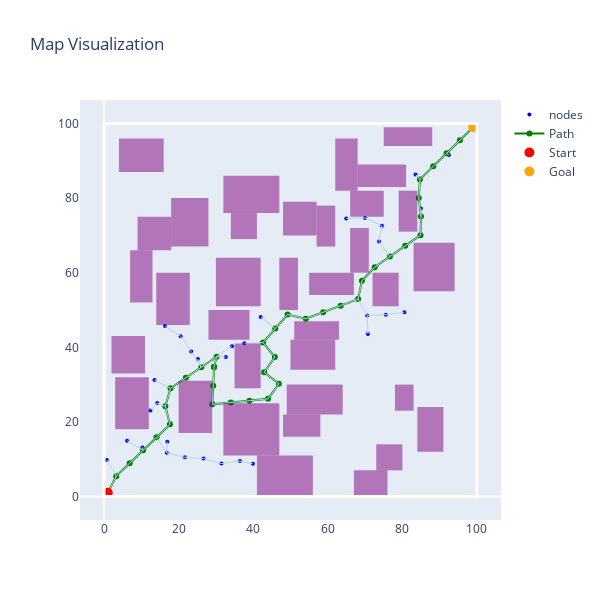
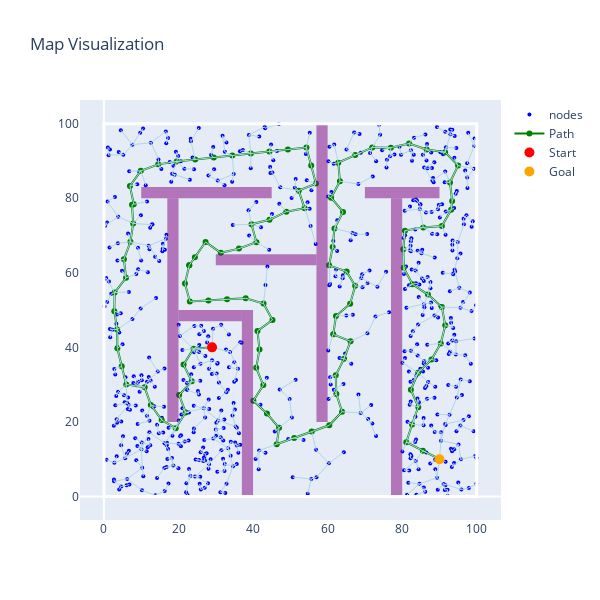
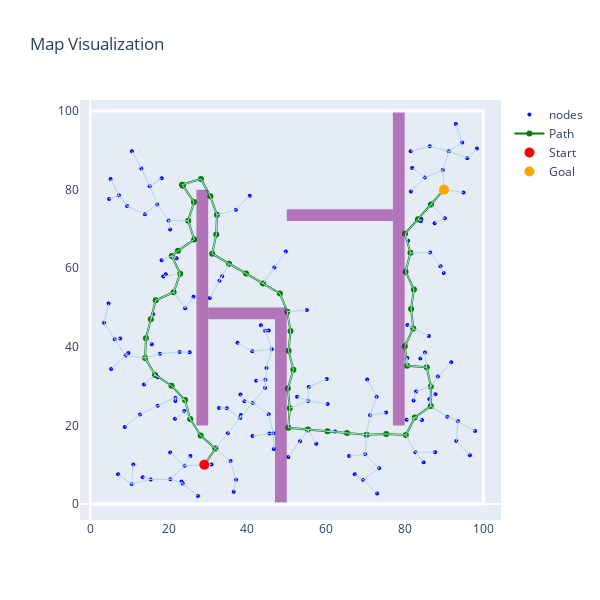
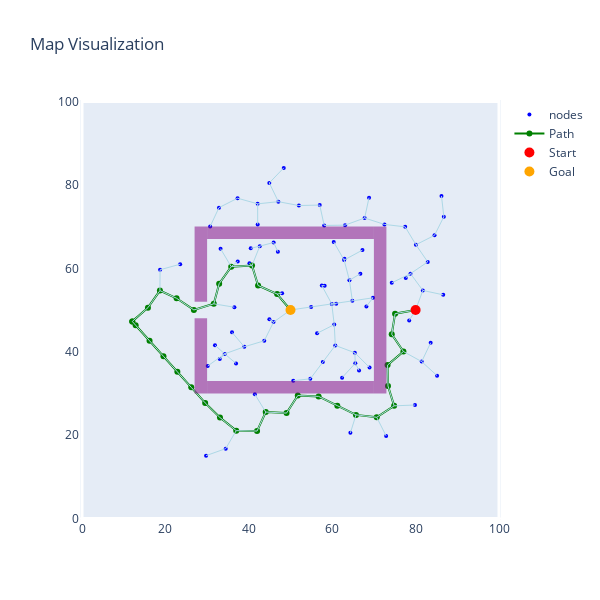

Notebook code for these charts, in order:
### Code cell
for pmap in maps:
    result = p.plan(map=pmap)
    visualize_map_shapes(pmap.grid, obs=pmap.obstacles, start=pmap.start, goal=pmap.goal,
                        path=result.path, nodes=list(map(lambda x: x.position, result.nodes)), edges=result.edges)
